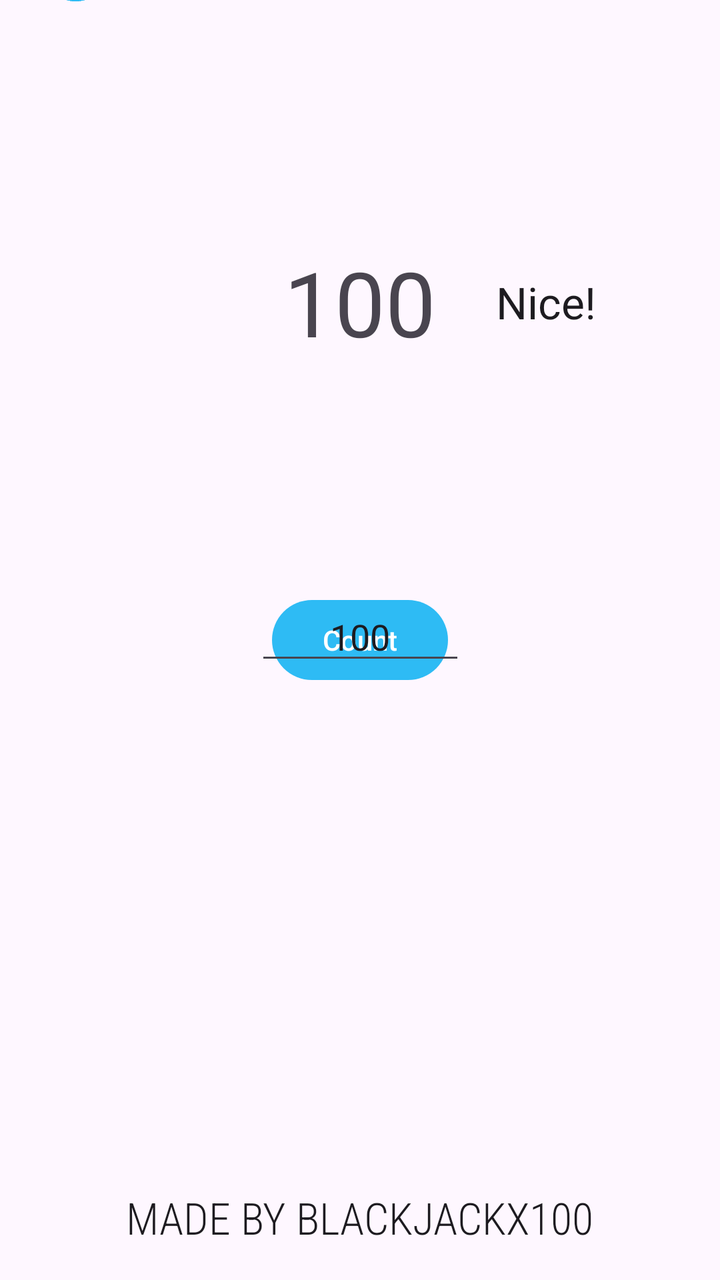
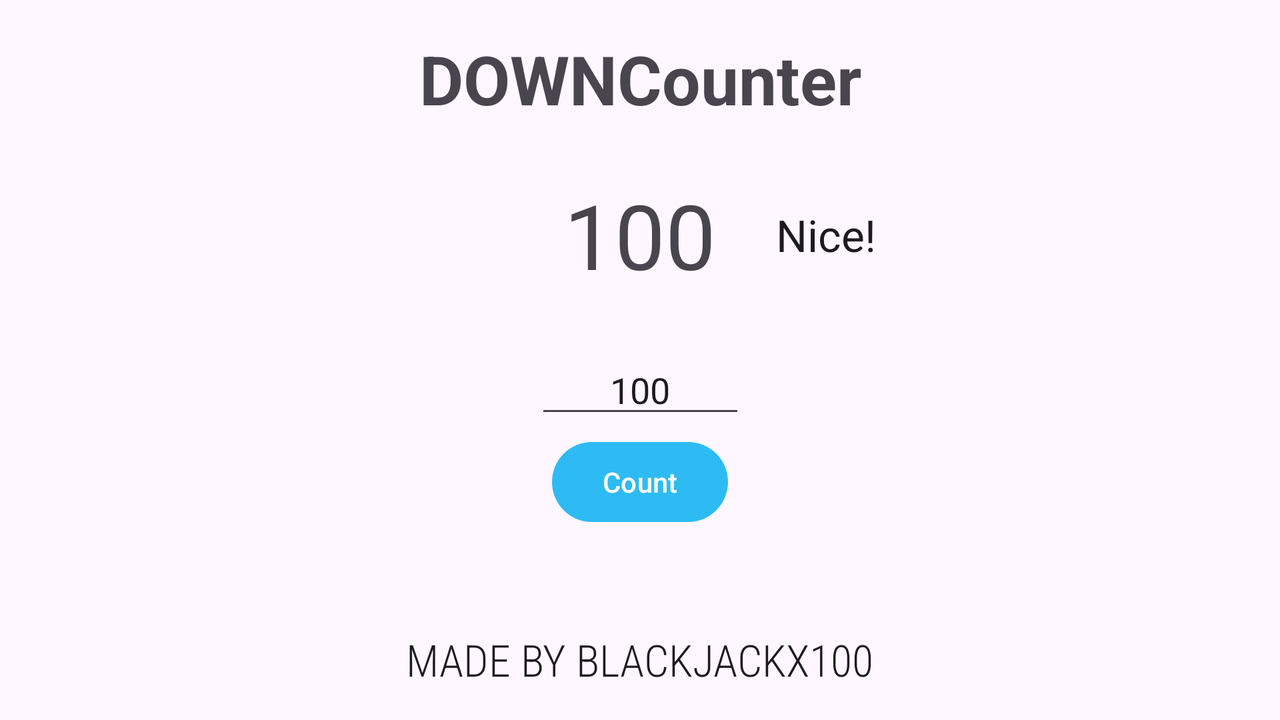

An Android layout and its configuration variant, each rendered on a device that would load it. The default file and the variant file are quoted in full after the pictures.
<!-- AndroidManifest.xml: application theme Theme.MidnightMirage -->
<!-- res/layout/activity_second.xml -->
<?xml version="1.0" encoding="utf-8"?>
<androidx.constraintlayout.widget.ConstraintLayout xmlns:android="http://schemas.android.com/apk/res/android"
    xmlns:app="http://schemas.android.com/apk/res-auto"
    xmlns:tools="http://schemas.android.com/tools"
    android:layout_width="match_parent"
    android:layout_height="match_parent">

    <TextView
        android:id="@+id/tvFunny2"
        android:layout_width="wrap_content"
        android:layout_height="wrap_content"
        android:layout_marginStart="30dp"
        android:textAppearance="@style/TextAppearance.AppCompat.Large"
        app:layout_constraintBottom_toBottomOf="@+id/tvCounter2"
        app:layout_constraintStart_toEndOf="@+id/tvCounter2"
        app:layout_constraintTop_toTopOf="@+id/tvCounter2"
        tools:text="Nice!" />

    <TextView
        android:id="@+id/tvDevName"
        android:layout_width="wrap_content"
        android:layout_height="wrap_content"
        android:layout_marginTop="250dp"
        android:fontFamily="sans-serif-condensed-light"
        android:text="Made by BlackJackX100"
        android:textAllCaps="true"
        android:textAppearance="@style/TextAppearance.AppCompat.Large"
        app:layout_constraintEnd_toEndOf="@+id/bDownCounter"
        app:layout_constraintStart_toStartOf="@+id/bDownCounter"
        app:layout_constraintTop_toBottomOf="@+id/bDownCounter" />

    <TextView
        android:id="@+id/tvCounter2"
        android:layout_width="wrap_content"
        android:layout_height="wrap_content"
        android:text="100"
        android:textAppearance="@style/TextAppearance.AppCompat.Display2"
        app:layout_constraintBottom_toTopOf="@+id/etDownCounter"
        app:layout_constraintEnd_toEndOf="@+id/bDownCounter"
        app:layout_constraintStart_toStartOf="@+id/bDownCounter"
        app:layout_constraintTop_toBottomOf="@+id/tvTitle2" />

    <Button
        android:id="@+id/bDownCounter"
        style="@style/Widget.Material3.Button"
        android:layout_width="wrap_content"
        android:layout_height="wrap_content"
        android:text="Count"
        android:visibility="visible"
        app:layout_constraintBottom_toBottomOf="parent"
        app:layout_constraintEnd_toEndOf="parent"
        app:layout_constraintHorizontal_bias="0.5"
        app:layout_constraintStart_toStartOf="parent"
        app:layout_constraintTop_toTopOf="parent"
        app:layout_constraintVertical_bias="0.5" />

    <TextView
        android:id="@+id/tvTitle2"
        android:layout_width="wrap_content"
        android:layout_height="wrap_content"
        android:layout_marginBottom="290dp"
        android:text="DOWNCounter"
        android:textAllCaps="false"
        android:textAppearance="@style/TextAppearance.AppCompat.Display1"
        android:textStyle="bold"
        app:layout_constraintBottom_toTopOf="@+id/bDownCounter"
        app:layout_constraintEnd_toEndOf="@+id/bDownCounter"
        app:layout_constraintStart_toStartOf="@+id/bDownCounter" />

    <ImageButton
        android:id="@+id/bPreviousPage"
        style="@android:style/Widget.DeviceDefault.ImageButton"
        android:layout_width="56dp"
        android:layout_height="54dp"
        android:layout_marginStart="10dp"
        android:adjustViewBounds="false"
        android:backgroundTint="#00FFFFFF"
        android:cropToPadding="false"
        android:rotationY="-180"
        android:scaleType="centerCrop"
        android:visibility="visible"
        app:layout_constraintBottom_toBottomOf="@+id/tvTitle2"
        app:layout_constraintStart_toStartOf="parent"
        app:layout_constraintTop_toTopOf="@+id/tvTitle2"
        app:srcCompat="@drawable/button" />

    <EditText
        android:id="@+id/etDownCounter"
        android:layout_width="wrap_content"
        android:layout_height="wrap_content"
        android:layout_marginTop="296dp"
        android:ems="5"
        android:gravity="center"
        android:inputType="number"
        android:visibility="visible"
        app:layout_constraintEnd_toEndOf="@+id/bDownCounter"
        app:layout_constraintStart_toStartOf="@+id/bDownCounter"
        app:layout_constraintTop_toTopOf="parent"
        tools:text="100" />

</androidx.constraintlayout.widget.ConstraintLayout>
<!-- resources referenced by this layout -->
<resources>
  <!-- drawable button: png bitmap (drawable, 3822 bytes) -->
  <style name="Theme.MidnightMirage" parent="Base.Theme.MidnightMirage" />
  <style name="Base.Theme.MidnightMirage" parent="Theme.Material3.DayNight.NoActionBar">
          
          <item name="colorPrimary">@color/coolBlue</item>
      </style>
  <color name="coolBlue">#2EBBF4</color>
</resources>
<!-- res/layout-land/activity_second.xml (the repository's variant of the layout above) -->
<!-- drawn on the phone turned sideways -->
<?xml version="1.0" encoding="utf-8"?>
<androidx.constraintlayout.widget.ConstraintLayout xmlns:android="http://schemas.android.com/apk/res/android"
    xmlns:app="http://schemas.android.com/apk/res-auto"
    xmlns:tools="http://schemas.android.com/tools"
    android:layout_width="match_parent"
    android:layout_height="match_parent">

    <TextView
        android:id="@+id/tvFunny2"
        android:layout_width="wrap_content"
        android:layout_height="wrap_content"
        android:layout_marginStart="30dp"
        android:textAppearance="@style/TextAppearance.AppCompat.Large"
        app:layout_constraintBottom_toBottomOf="@+id/tvCounter2"
        app:layout_constraintStart_toEndOf="@+id/tvCounter2"
        app:layout_constraintTop_toTopOf="@+id/tvCounter2"
        tools:text="Nice!" />

    <TextView
        android:id="@+id/tvDevName"
        android:layout_width="wrap_content"
        android:layout_height="wrap_content"
        android:layout_marginTop="50dp"
        android:fontFamily="sans-serif-condensed-light"
        android:text="Made by BlackJackX100"
        android:textAllCaps="true"
        android:textAppearance="@style/TextAppearance.AppCompat.Large"
        app:layout_constraintEnd_toEndOf="@+id/bDownCounter"
        app:layout_constraintStart_toStartOf="@+id/bDownCounter"
        app:layout_constraintTop_toBottomOf="@+id/bDownCounter" />

    <TextView
        android:id="@+id/tvCounter2"
        android:layout_width="wrap_content"
        android:layout_height="wrap_content"
        android:text="100"
        android:textAppearance="@style/TextAppearance.AppCompat.Display2"
        app:layout_constraintBottom_toTopOf="@+id/etDownCounter"
        app:layout_constraintEnd_toEndOf="@+id/bDownCounter"
        app:layout_constraintStart_toStartOf="@+id/bDownCounter"
        app:layout_constraintTop_toBottomOf="@+id/tvTitle2" />

    <Button
        android:id="@+id/bDownCounter"
        style="@style/Widget.Material3.Button"
        android:layout_width="wrap_content"
        android:layout_height="wrap_content"
        android:text="Count"
        android:visibility="visible"
        app:layout_constraintBottom_toBottomOf="parent"
        app:layout_constraintEnd_toEndOf="parent"
        app:layout_constraintStart_toStartOf="parent"
        app:layout_constraintTop_toTopOf="parent"
        app:layout_constraintVertical_bias="0.696" />

    <TextView
        android:id="@+id/tvTitle2"
        android:layout_width="wrap_content"
        android:layout_height="wrap_content"
        android:layout_marginBottom="155dp"
        android:text="DOWNCounter"
        android:textAllCaps="false"
        android:textAppearance="@style/TextAppearance.AppCompat.Display1"
        android:textStyle="bold"
        app:layout_constraintBottom_toTopOf="@+id/bDownCounter"
        app:layout_constraintEnd_toEndOf="@+id/bDownCounter"
        app:layout_constraintStart_toStartOf="@+id/bDownCounter" />

    <ImageButton
        android:id="@+id/bPreviousPage"
        style="@android:style/Widget.DeviceDefault.ImageButton"
        android:layout_width="56dp"
        android:layout_height="54dp"
        android:layout_marginEnd="200dp"
        android:adjustViewBounds="false"
        android:backgroundTint="#00FFFFFF"
        android:cropToPadding="false"
        android:rotationY="-180"
        android:scaleType="centerCrop"
        android:visibility="visible"
        app:layout_constraintBottom_toBottomOf="@+id/tvTitle2"
        app:layout_constraintEnd_toStartOf="@+id/tvTitle2"
        app:layout_constraintTop_toTopOf="@+id/tvTitle2"
        app:srcCompat="@drawable/button" />

    <EditText
        android:id="@+id/etDownCounter"
        android:layout_width="wrap_content"
        android:layout_height="wrap_content"
        android:layout_marginBottom="3dp"
        android:ems="5"
        android:gravity="center"
        android:inputType="text"
        android:visibility="visible"
        app:layout_constraintBottom_toTopOf="@+id/bDownCounter"
        app:layout_constraintEnd_toEndOf="@+id/bDownCounter"
        app:layout_constraintHorizontal_bias="0.492"
        app:layout_constraintStart_toStartOf="@+id/bDownCounter"
        tools:text="100" />

</androidx.constraintlayout.widget.ConstraintLayout>
